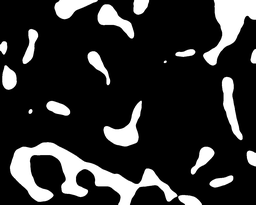
#> input picture final/Single_image/binary_image.png, 256 x 205 px, shrunk from 1128 x 904 before the run; its folder holds 6 pictures in this run
$ jupyter execute --allow-errors tabulator.ipynb   (shell and % lines are left out)
#> lines starting #> are read from the running program, lines starting #| are printed output that depends on the picture; after the words box and inside, x2 and y2 are one past the last pixel; in counts of white or black regions, pixels touching at a corner belong together
<h1><b><i>TABULATOR Bone Topology Analysis and Segmentation</i></b></h1>

All the dependancy

Download dependancy

Run Dependancy

[cell 1]
import os
import cv2
import random
import pandas as pd
import numpy as np
import seaborn as sns
import matplotlib.pyplot as plt
from skimage.morphology import skeletonize
from skimage.feature import corner_peaks
from scipy.ndimage import convolve, label, center_of_mass
from skimage.morphology import skeletonize
from collections import deque
from typing import List, Tuple, Dict
from scipy.ndimage import binary_hit_or_miss
from scipy.ndimage import distance_transform_edt, convolve, label, center_of_mass
from skimage.graph import route_through_array

Set the input images

[cell 2]
input_image = f"../ctrl-1-1.stack image/ctrl_1_trab.._Raw import  W0.00 L0.00_020.tiff" #adjust your image path

# set image
#check the path validation
if not os.path.exists(input_image):
    print("File does not exist.")
else:
    print("File path upload status 'OK'.")
    image = cv2.imread(input_image)
    if image is None:
        print("Unable to read the image.")
    else:
        print("final image: ", image)
        plt.imshow(image)

Set the output file path

[cell 3]
#base on need you can change the file path

os.makedirs("Single_image", exist_ok=True) #this is the file where store all the output files

save_resize_image = f"Single_image/resize_image.png"
save_binary_image = f"Single_image/binary_image.png"
save_skeleton_image = f"Single_image/skeleton_image.png"
save_node_image = f"Single_image/node_image.png"
save_node_csv = f"Single_image/node_image.csv"
save_circle_image = f"Single_image/circle_image.png"
save_circle_csv = f"Single_image/circle_image.csv"
save_ellipse_image = f"Single_image/ellipse_image.png"
save_ellipse_csv = f"Single_image/ellipse_image.csv"
save_width_image = f"Single_image/width_image.png"
save_width_csv = f"Single_image/width_image.csv"
save_width_shape_csv = f"Single_image/width_image_shape.csv"
save_volume = f"Single_image/volume.csv"
save_summary = f"Single_image/summary.csv"

Resize the image

#> (a cell that did not finish here is left out)

[cell 5]
order = input("Enter 'Save' for save the image Other wise press any things. -> ")
#> the answer given: out.png
if(order.lower() == "save"):
    cv2.imwrite(save_resize_image, cv2.cvtColor(best_resize, cv2.COLOR_RGB2BGR))

#> (a cell that did not finish here is left out)

[cell 7]
order = input("Enter 'Save' for save the image Other wise press any things. -> ")
#> the answer given: out.png
if(order.lower() == "save"):
    cv2.imwrite(save_binary_image, cv2.cvtColor(binary_image, cv2.COLOR_RGB2BGR))

Create Skeletonise and Node Image and Data

#> (a cell that did not finish here is left out)

[cell 9]
# [6 lines left out: function neighbour_count, not called in this run]

[cell 10]
# [44 lines left out: function find_connections, not called in this run]

[cell 11]
# [14 lines left out: function find_endpoints, not called in this run]

[cell 12]
# [6 lines left out: function neighbour_count, not called in this run]

[cell 13]
# [12 lines left out: function euclidean_distance, not called in this run]

[cell 14]
# [11 lines left out: function find_nodes, not called in this run]

[cell 15]
# [27 lines left out: function compute_distances_from_connections, not called in this run]

[cell 16]
# [12 lines left out: function overlay_skeleton_nodes, not called in this run]

Plot only skeleton over binary image

[cell 17]
# Create a skeleton overlay on binary image only (no nodes or endpoints)
# [5 lines left out: function overlay_skeleton_only, not called in this run]

# Generate the overlay image
#> (the rest of this cell did not finish here and is left out)

Node, Endpoint detection and CSV generation

#> (a cell that did not finish here is left out)

[cell 19]
# Load binary image (already saved previously)
bw = cv2.imread(save_binary_image, cv2.IMREAD_GRAYSCALE)
#> bw is the input picture: shape (205, 256); min 0, max 255, mean 46.2
bw = (bw > 0).astype(np.uint8)  # ensure binary (0 or 1)
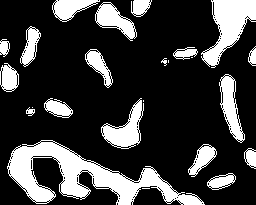
#> bw: shape (205, 256); values 0 (black) and 1 (white), 24.1% white; 24 white regions (5 under 20 px), largest, box (x1, y1, x2, y2) and area: (7, 140, 205, 205) 4652, (201, 0, 256, 68) 1759, (101, 98, 144, 149) 952
shape_name = os.path.splitext(os.path.basename(save_binary_image))[0]

[cell 20]
from scipy.ndimage import label
# Label connected components
labeled, num_shapes = label(bw)
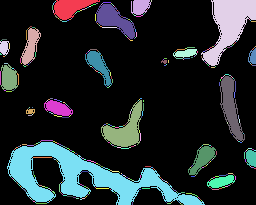
#> labeled: shape (205, 256) int32; 501 distinct labels, from 0 to 500; one colour per label, 0 black
#> num_shapes = 500
out_img = cv2.cvtColor((bw * 255).astype(np.uint8), cv2.COLOR_GRAY2BGR)

[cell 21]
node_data = []
node_id_counter = 1  # Global node ID across all shapes

print(f"🔎 Found {num_shapes} shapes in {shape_name}")
#| 🔎 Found 500 shapes in binary_image

[cell 22]
for shape_id in range(1, num_shapes + 1):
    # Extract the shape
    mask = (labeled == shape_id).astype(np.uint8)

    # Skeletonize the shape
    skeleton = skeletonize(mask).astype(np.uint8)

    # Find nodes
    deg = convolve(skeleton, np.ones((3, 3), np.uint8), mode='constant', cval=0) - skeleton
    node_mask = (skeleton == 1) & (deg >= 3)
    lbl, n_comp = label(node_mask)
    centroids = center_of_mass(node_mask, lbl, range(1, n_comp + 1))
    nodes = [(int(round(r)), int(round(c))) for r, c in centroids]

    # Find endpoints
    endpoint_mask = (skeleton == 1) & (deg == 1)
    endpoints = [tuple(p) for p in np.argwhere(endpoint_mask)]

    print(f"  ▶ Shape {shape_id}: {len(nodes)} nodes, {len(endpoints)} endpoints")

    # Draw skeleton
    ys, xs = np.where(skeleton)
    out_img[ys, xs] = (0, 0, 255)

    # Distance Transform for geodesic radius
    binary_255 = (mask * 255).astype(np.uint8)
    dist_map = distance_transform_edt((binary_255 > 0).astype(np.uint8))

    # Draw nodes
    for idx, (r, c) in enumerate(nodes):
        radius = dist_map[r, c]
        node_data.append({
            'shape_name': shape_name,
            'shape_id': shape_id,
            'node_id': node_id_counter,
            'x': c,
            'y': r,
            'radius': radius
        })

        # Draw circles
        cv2.circle(out_img, (c, r), int(radius), (0, 255, 0), 2)
        cv2.circle(out_img, (c, r), 5, (0, 255, 0), -1)
        cv2.putText(out_img, str(node_id_counter), (c + 8, r - 8),
                    cv2.FONT_HERSHEY_SIMPLEX, 0.6, (0, 255, 255), 1)
        node_id_counter += 1

    # Draw endpoints
    for ep_idx, (r, c) in enumerate(endpoints):
        label_txt = chr(ord('A') + ep_idx)
        cv2.circle(out_img, (c, r), 5, (255, 0, 0), -1)
        cv2.putText(out_img, label_txt, (c + 8, r - 8),
                    cv2.FONT_HERSHEY_SIMPLEX, 0.6, (255, 255, 0), 1)

    # Label shape ID
    ys_s, xs_s = np.where(mask)
    if len(xs_s) > 0 and len(ys_s) > 0:
        cx, cy = int(np.mean(xs_s)), int(np.mean(ys_s))
        cv2.putText(out_img, f'S{shape_id}', (cx - 10, cy),
                    cv2.FONT_HERSHEY_SIMPLEX, 0.5, (255, 0, 255), 2)
#> this loop made 500 passes
#> (n_comp, endpoints, ys, xs, ys_s, xs_s, cx, cy) on pass 36: (0, [(15, 55), (17, 57)], [15, 16, 17], [55, 56, 57], [15, 16, 16, 17, 17], [55, 55, 56, 56, 57], 55, 16)
#> (n_comp, ys, xs, ys_s, xs_s, cx, cy) on passes 5, 6, 10, 11, 13, 15: (0, [1], [55], [1], [55], 55, 1), (0, [2], [54], [2], [54], 54, 2), (0, [3], [102], [3], [102], 102, 3), (0, [3], [111], [3], [111], 111, 3), (0, [4], [101], [4], [101], 101, 4), (0, [4], [112], [4], [112], 112, 4)
#|   ▶ Shape 1: 2 nodes, 3 endpoints
#|   ▶ Shape 2: 3 nodes, 1 endpoints
#|   ▶ Shape 3: 0 nodes, 2 endpoints
#|   ▶ Shape 4: 31 nodes, 4 endpoints
#|   ▶ Shape 5: 0 nodes, 0 endpoints
#|   ▶ Shape 6: 0 nodes, 0 endpoints
#|   ▶ Shape 7: 0 nodes, 2 endpoints
#|   ▶ Shape 8: 0 nodes, 2 endpoints
#> (further printed lines are left out)
#> endpoint_mask: shape (205, 256) bool; 0% white in thin lines or dots, all inside (x1, y1, x2, y2) = (181, 204, 183, 205)
#> node_mask: shape (205, 256) bool; every value is 0
#> after the loop, node_data = 236 items; node_id_counter = 237

[cell 23]
plt.imshow(out_img, cmap="gray")

[cell 24]
# Save image and CSV
cv2.imwrite(save_circle_image, out_img)
print(f"🖼️ Saved annotated circle image → {save_circle_image}")

if node_data:
    df = pd.DataFrame(node_data)
#> df = table of 236 rows and 6 columns
    print(df)
#> (printed output is left out)
    df.to_csv(save_circle_csv, index=False)
    print(f"✅ Saved {len(node_data)} node entries to CSV → {save_circle_csv}")
#| ✅ Saved 236 node entries to CSV → Single_image/circle_image.csv
else:
    print("⚠️ No nodes detected.")

[cell 25]
def angle_between(p1, p2):
    dy = p2[0] - p1[0]
    dx = p2[1] - p1[1]
    return np.degrees(np.arctan2(dy, dx)) % 180

[cell 26]
def midpoint(p1, p2):
    return ((p1[0] + p2[0]) // 2, (p1[1] + p2[1]) // 2)

[cell 27]
def euclidean_dist(p1, p2):
    return np.linalg.norm(np.array(p1) - np.array(p2))

[cell 28]
# Load binary image
bw = cv2.imread(save_binary_image, cv2.IMREAD_GRAYSCALE)
bw = (bw > 0).astype(np.uint8)
shape_name = os.path.splitext(os.path.basename(save_binary_image))[0]
labeled, num_shapes = label(bw)
out_img = cv2.cvtColor((bw * 255).astype(np.uint8), cv2.COLOR_GRAY2BGR)

[cell 29]
# Skeletonize once globally
skel = skeletonize(bw).astype(np.uint8)
#> skel: shape (205, 256); values 0 (black) and 1 (white), 8.5% white in thin lines or dots

[cell 30]
# Find all nodes and endpoints
deg = convolve(skel, np.ones((3, 3), np.uint8), mode='constant', cval=0) - skel
node_mask = (skel == 1) & (deg >= 3)
#> node_mask: shape (205, 256) bool; 4.8% white in thin lines or dots
lbl, n_comp = label(node_mask)
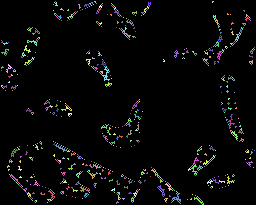
#> lbl: shape (205, 256) int32; 843 distinct labels, from 0 to 842; one colour per label, 0 black
#> n_comp = 842
centroids = center_of_mass(node_mask, lbl, range(1, n_comp + 1))
#> centroids = 842 pairs, first value 1 to 203.7, second value 1 to 254
nodes = [(int(round(r)), int(round(c))) for r, c in centroids]
#> nodes = 842 pairs, first value 1 to 204, second value 1 to 254

[cell 31]
endpoint_mask = (skel == 1) & (deg == 1)
#> endpoint_mask: shape (205, 256) bool; 0.12% white in thin lines or dots
endpoints = [tuple(p) for p in np.argwhere(endpoint_mask)]
#> endpoints = 61 pairs, first value 0 to 204, second value 2 to 255

print(f"  Found {len(nodes)} nodes and {len(endpoints)} endpoints in {shape_name}")
#|   Found 842 nodes and 61 endpoints in binary_image
print(f"  Detected {num_shapes} shapes in image.")
#|   Detected 500 shapes in image.

[cell 32]
# Draw skeleton
ys, xs = np.where(skel)
#> ys = 4486 values from 0 to 204; xs = 4486 values, max 255 at index 477, min 0 at index 812, mean 124.2
out_img[ys, xs] = (0, 0, 255)
#> out_img: shape (205, 256, 3); mean B, G, R 39.5, 39.5, 61.3

[cell 33]
# Draw all nodes and endpoints
for r, c in nodes:
    cv2.circle(out_img, (c, r), 3, (0, 255, 0), -1)
#> this loop made 842 passes
#> (r, c) on passes 1 to 3: (1, 55), (1, 95), (1, 212)
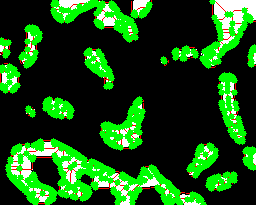
#> out_img: shape (205, 256, 3); mean B, G, R 19.3, 81.2, 22.7
for r, c in endpoints:
    cv2.circle(out_img, (c, r), 3, (255, 0, 0), -1)
#> this loop made 61 passes
#> (r, c) on passes 1 to 12: (0, 99), (0, 151), (0, 211), (1, 131), (3, 97), (8, 247), (21, 255), (39, 6), (40, 132), (46, 255), (47, 194), (56, 3)
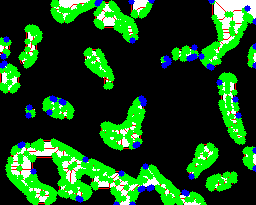
#> out_img: shape (205, 256, 3); 2.57% of pixels changed, all inside (x1, y1, x2, y2) = (0, 0, 256, 205)

[cell 34]
# Begin ellipse fitting
ellipse_data = []
global_pair_id = 1
total_possible_pairs = 0

[cell 35]
for shape_id in range(1, num_shapes + 1):
    mask = (labeled == shape_id)
    region_nodes = [p for p in nodes if mask[p]]
    region_ends = [p for p in endpoints if mask[p]]
    all_points = region_nodes + region_ends
    visited = set()

    print(f"    ▶ Shape {shape_id}: {len(region_nodes)} nodes, {len(region_ends)} endpoints")

    for p1 in all_points:
        if p1 in visited:
            continue
        candidates = [p2 for p2 in all_points if p2 != p1 and (p1, p2) not in visited and (p2, p1) not in visited]
        if not candidates:
            continue
        p2 = min(candidates, key=lambda x: euclidean_dist(p1, x))

        mid = midpoint(p1, p2)
        major = euclidean_dist(p1, p2) / 2
        minor = max(3, major * 0.5)
        angle = angle_between(p1, p2)

        ellipse_data.append({
            'shape_name': shape_name,
            'shape_id': shape_id,
            'pair_id': global_pair_id,
            'x': mid[1],
            'y': mid[0],
            'semi_major': major,
            'semi_minor': minor,
            'angle': angle
        })

        cv2.ellipse(out_img, (mid[1], mid[0]), (int(major), int(minor)),
                    angle, 0, 360, (0, 255, 0), 2)

        visited.add(p1)
        visited.add(p2)
        global_pair_id += 1

    # Count expected pairs
    unique_pairs = set()
    for i in range(len(region_nodes)):
        for j in range(i + 1, len(region_nodes)):
            unique_pairs.add(tuple(sorted((region_nodes[i], region_nodes[j]))))
    for ept in region_ends:
        if region_nodes:
            closest = min(region_nodes, key=lambda n: euclidean_dist(ept, n))
            unique_pairs.add(tuple(sorted((ept, closest))))
    total_possible_pairs += len(unique_pairs)

    # Annotate shape ID
    ys_s, xs_s = np.where(mask)
    if len(xs_s) > 0 and len(ys_s) > 0:
        cx, cy = int(np.mean(xs_s)), int(np.mean(ys_s))
        cv2.putText(out_img, f'S{shape_id}', (cx - 10, cy),
                    cv2.FONT_HERSHEY_SIMPLEX, 0.5, (255, 0, 255), 2)
#> this loop made 500 passes
#> (all_points, ys_s, xs_s, cx, cy) on pass 3: ([(0, 151)], [0, 1], [151, 151], 151, 0)
#> (ys_s, xs_s, cx, cy) on pass 5: ([1], [55], 55, 1)
#|     ▶ Shape 1: 19 nodes, 1 endpoints
#|     ▶ Shape 2: 4 nodes, 1 endpoints
#|     ▶ Shape 3: 0 nodes, 1 endpoints
#|     ▶ Shape 4: 44 nodes, 2 endpoints
#|     ▶ Shape 5: 1 nodes, 0 endpoints
#|     ▶ Shape 6: 1 nodes, 0 endpoints
#|     ▶ Shape 7: 0 nodes, 0 endpoints
#|     ▶ Shape 8: 1 nodes, 0 endpoints
#> (further printed lines are left out)
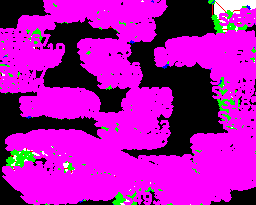
#> out_img: shape (205, 256, 3); mean B, G, R 173.4, 10.6, 173.3

[cell 36]
plt.imshow(out_img)

[cell 37]
# Save CSV and image
df = pd.DataFrame(ellipse_data)
df.to_csv(save_ellipse_csv, index=False)
cv2.imwrite(save_ellipse_image, out_img)

print(f"📄 Ellipse data saved to {save_ellipse_csv}")
print(f"🖼️ Output image saved to {save_ellipse_image}")

[cell 38]
def geodesic_radius(binary_img, node):
    mask = (binary_img > 0).astype(np.uint8)
    dist = distance_transform_edt(mask)
    y, x = node
    return dist[y, x]

[cell 39]
def generate_unique_color(existing_colors):
    while True:
        color = tuple(random.randint(50, 255) for _ in range(3))
        if color not in existing_colors and color not in [(0, 0, 255), (0, 255, 0), (255, 0, 0), (0, 255, 255)]:
            return color

[cell 40]
def connect_nodes_with_geodesic_lines(image, skeleton, nodes, color=(0, 255, 255)):
    skeleton = skeleton.astype(np.uint8)
    cost_map = 1.0 - skeleton  # low cost where skeleton is present
    for i in range(len(nodes)):
        for j in range(i + 1, len(nodes)):
            start = tuple(nodes[i])
            end = tuple(nodes[j])
            try:
                path, cost = route_through_array(cost_map, start, end, fully_connected=True)
                path = np.array(path)
                if len(path) < 2 or cost > 1.5 * np.linalg.norm(np.array(start) - np.array(end)):
                    continue
                for k in range(len(path) - 1):
                    pt1 = (path[k][1], path[k][0])
                    pt2 = (path[k + 1][1], path[k + 1][0])
                    cv2.line(image, pt1, pt2, color, 1)
            except:
                continue

[cell 41]
img = cv2.imread(save_binary_image, cv2.IMREAD_GRAYSCALE)
if img is None:
    print(f"Failed to load {save_binary_image}")
else:
    _, binary = cv2.threshold(img, 127, 255, cv2.THRESH_BINARY)
#> binary: shape (205, 256); 18.1% white; 20 white regions (2 under 20 px), largest, box (x1, y1, x2, y2) and area: (10, 142, 177, 205) 3495, (203, 0, 256, 66) 1501, (104, 101, 142, 146) 714
    labeled, num_shapes = label(binary)
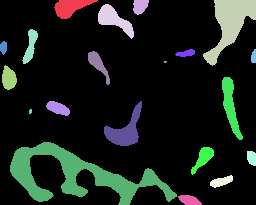
#> labeled: shape (205, 256) int32; 21 distinct labels, from 0 to 20; one colour per label, 0 black

    final_img = cv2.cvtColor(binary, cv2.COLOR_GRAY2BGR)
    shape_data = []
    node_data = []
    existing_colors = set()
    node_id_counter = 0

    base_path = os.path.splitext(save_circle_csv)[0]

    for shape_id in range(1, num_shapes + 1):
        mask = (labeled == shape_id).astype(np.uint8) * 255
        skel = skeletonize(mask // 255)

        nodes = corner_peaks(skel.astype(np.uint8), min_distance=5, threshold_rel=0.1)
        color = generate_unique_color(existing_colors)
        existing_colors.add(color)

        shape_length = np.count_nonzero(skel)
        sorted_nodes = sorted(nodes, key=lambda p: (p[0], p[1]))  # sort by y, x

        per_shape_nodes = []

        for idx, (y, x) in enumerate(sorted_nodes):
            radius = geodesic_radius(mask, (y, x))
            node_info = {
                'node_id': node_id_counter,
                'shape_id': shape_id,
                'x': x,
                'y': y,
                'radius': radius
            }
            node_data.append(node_info)
            per_shape_nodes.append(node_info)

            cv2.circle(final_img, (x, y), int(radius), color, 1)
            cv2.circle(final_img, (x, y), 2, (0, 255, 0), -1)
            node_id_counter += 1

        # Save per-shape CSV
        per_shape_df = pd.DataFrame(per_shape_nodes)
        shape_csv_path = f"{base_path}_shape_{shape_id}_nodes.csv"
        per_shape_df.to_csv(shape_csv_path, index=False)

        # Connect nodes by geodesic paths
        connect_nodes_with_geodesic_lines(final_img, skel, sorted_nodes, color=(255, 0, 0))

        # Label center of shape
        ys, xs = np.nonzero(mask)
        if len(xs) > 0 and len(ys) > 0:
            cx = int(np.mean(xs))
            cy = int(np.mean(ys))
            cv2.putText(final_img, f'S{shape_id}', (cx - 10, cy), cv2.FONT_HERSHEY_SIMPLEX,
                        0.5, (255, 0, 255), 2, cv2.LINE_AA)

        shape_data.append({
            'shape_id': shape_id,
            'num_nodes': len(nodes),
            'skeleton_length': shape_length
        })
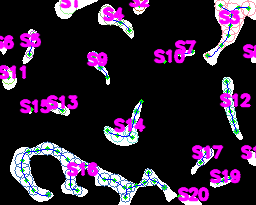
#> final_img: shape (205, 256, 3); mean B, G, R 53.9, 33.1, 50.3
#> mask: shape (205, 256); 0.33% white; 1 white region, box (x1, y1, x2, y2) and area: (178, 195, 202, 205) 173
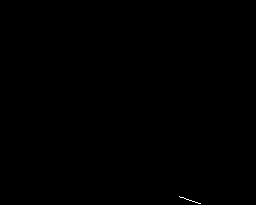
#> skel: shape (205, 256) bool; 0.04% white in thin lines or dots, all inside (x1, y1, x2, y2) = (179, 196, 201, 204)

[cell 42]
plt.imshow(final_img)

[cell 43]
# Save final annotated image
cv2.imwrite(save_circle_image, final_img)
#> Out = True

[cell 44]
# Save CSVs
pd.DataFrame(node_data).to_csv(save_circle_csv.replace('.csv', '_nodes.csv'), index=False)
pd.DataFrame(shape_data).to_csv(save_circle_csv.replace('.csv', '_shapes.csv'), index=False)

print(f"🖼️ Circle Image Saved: {save_circle_image}")
print(f"📄 Node CSV Saved: {save_circle_csv.replace('.csv', '_nodes.csv')}")
print(f"📄 Shape CSV Saved: {save_circle_csv.replace('.csv', '_shapes.csv')}")

[cell 45]
circle_data = pd.read_csv("./Single_image/circle_image.csv")
ellipse_data = pd.read_csv("./Single_image/ellipse_image.csv")
all_circle_node = pd.read_csv("./Single_image/circle_image_nodes.csv")
all_node_length = pd.read_csv("./Single_image/circle_image_shapes.csv")

[cell 46]
circle_data.head()

[cell 47]
max_shape_id = max(
    circle_data['shape_id'].max(),
    ellipse_data['shape_id'].max(),
    all_circle_node['shape_id'].max()
)
shape_ids = list(range(1, max_shape_id + 1))

[cell 48]
avg_radius_per_shape = circle_data.groupby('shape_id')['radius'].mean()
overall_avg_radius = circle_data['radius'].mean()
avg_radius_per_shape_filled = avg_radius_per_shape.reindex(shape_ids).fillna(overall_avg_radius)
avg_radius_per_shape_filled_array = avg_radius_per_shape_filled.reset_index().values
avg_radius_per_shape_filled_array

[cell 49]
ellipse_data.head()

[cell 50]
avg_ellipse_per_shape = ellipse_data.groupby('shape_id')['semi_major'].mean()
overall_avg_semi_major = ellipse_data['semi_major'].mean()
avg_ellipse_per_shape_filled = avg_ellipse_per_shape.reindex(shape_ids).fillna(overall_avg_semi_major)
avg_ellipse_per_shape_filled_array = avg_ellipse_per_shape_filled.reset_index().values
avg_ellipse_per_shape_filled_array

[cell 51]
all_circle_node.head()

[cell 52]
avg_node_radius_per_shape = all_circle_node.groupby('shape_id')['radius'].mean()
overall_avg_node_radius = all_circle_node['radius'].mean()
avg_node_radius_per_shape_filled = avg_node_radius_per_shape.reindex(shape_ids).fillna(overall_avg_node_radius)
avg_node_radius_per_shape_filled_array = avg_node_radius_per_shape_filled.reset_index().values
avg_node_radius_per_shape_filled_array

[cell 53]
plt.figure(figsize=(10, 6))
plt.plot(avg_radius_per_shape_filled_array[:, 0], avg_radius_per_shape_filled_array[:, 1], label='Circle Radius')
plt.plot(avg_ellipse_per_shape_filled_array[:, 0], avg_ellipse_per_shape_filled_array[:, 1], label='Ellipse Semi-Major')
plt.plot(avg_node_radius_per_shape_filled_array[:, 0], avg_node_radius_per_shape_filled_array[:, 1], label='Node Radius')
plt.xlabel('Shape ID')
plt.ylabel('Radius / Semi-Major')
plt.title('Comparison of Radius/Semi-Major by Shape ID')
plt.legend()
plt.show()
#> figure, not shown here; curve peaks at x = 1, y = 5.71; curve peaks at x = 202, y = 5; curve peaks at x = 1, y = 9.22

[cell 54]
avg_circle_list = [avg_radius_per_shape_filled.get(sid, float('nan')) for sid in shape_ids]
avg_ellipse_list = [avg_ellipse_per_shape_filled.get(sid, float('nan')) for sid in shape_ids]
avg_node_list = [avg_node_radius_per_shape_filled.get(sid, float('nan')) for sid in shape_ids]

average_radius_param_per_shape = [(c + e + n) / 3 for c, e, n in zip(avg_circle_list, avg_ellipse_list, avg_node_list)]

plt.figure(figsize=(10, 6))
plt.bar(shape_ids, average_radius_param_per_shape, label='Average Radius Parameter')
plt.xlabel('Shape ID')
plt.ylabel('Average Radius Parameter')
plt.title('Average Radius Parameter per Shape')
plt.legend()
plt.show()
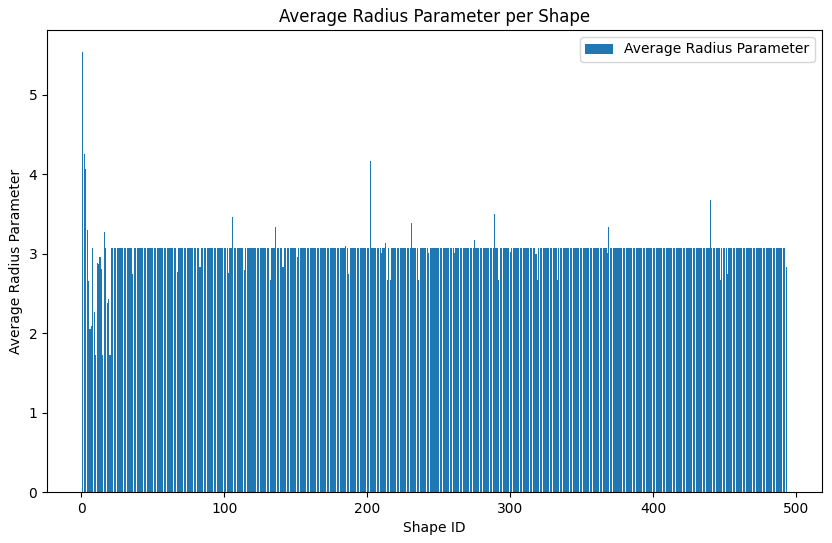
#> figure drawn by matplotlib, 1 panel; tallest bar 5.54 high, from x = 0.6 to 1.4
